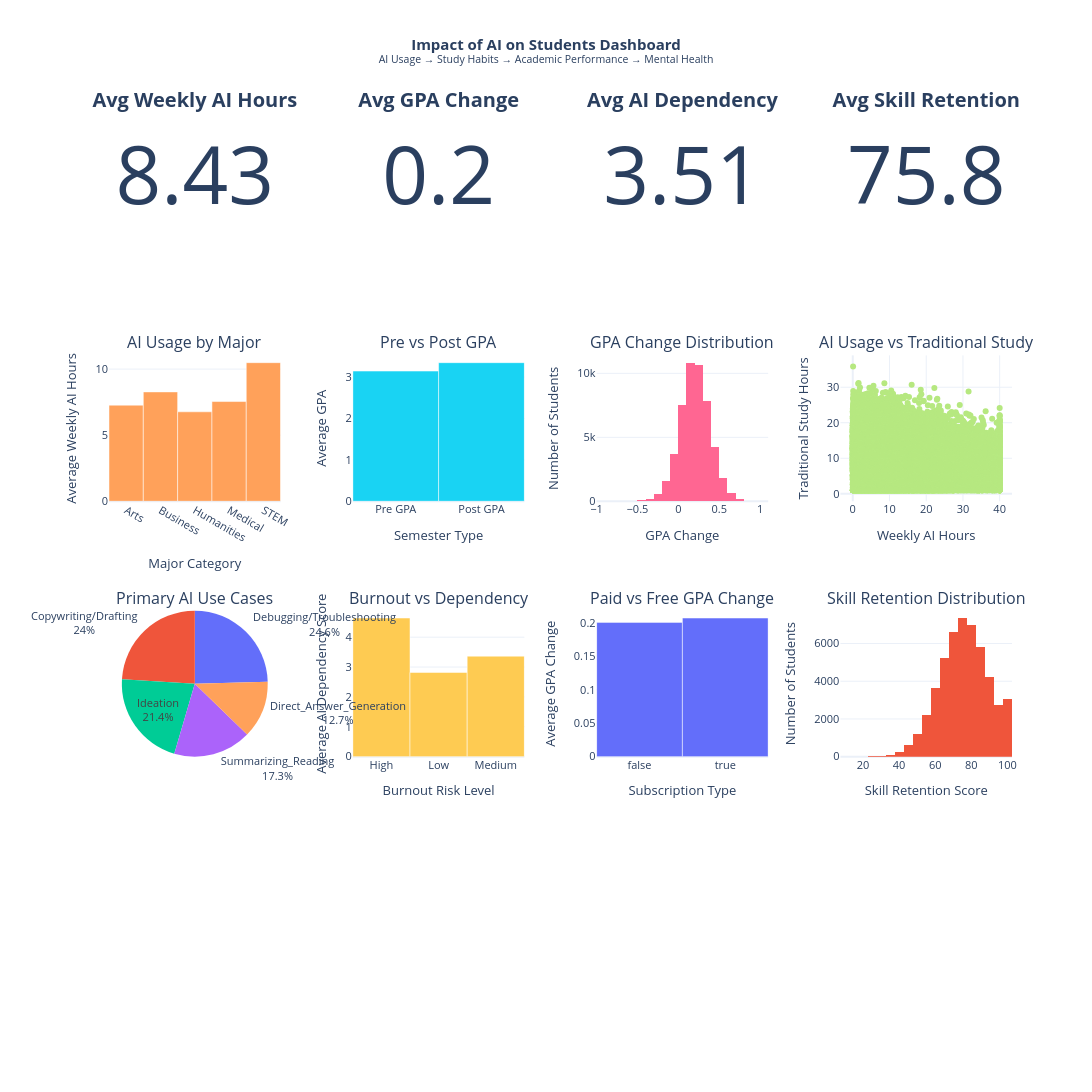

This figure's notebook cell:
### Code cell
import pandas as pd
import plotly.graph_objects as go
from plotly.subplots import make_subplots

# =========================================================
# Feature Engineering
# =========================================================

df['GPA_Change'] = (
    df['Post_Semester_GPA']
    - df['Pre_Semester_GPA']
)

df['AI_Usage_Category'] = pd.cut(
    df['Weekly_GenAI_Hours'],
    bins=[0,5,15,30,100],
    labels=['Low','Moderate','High','Extreme']
)

# =========================================================
# KPI Values
# =========================================================

avg_ai = round(df['Weekly_GenAI_Hours'].mean(),2)

avg_gpa_change = round(
    df['GPA_Change'].mean(),2
)

avg_dependency = round(
    df['Perceived_AI_Dependency'].mean(),2
)

avg_retention = round(
    df['Skill_Retention_Score'].mean(),2
)

# =========================================================
# Aggregations
# =========================================================

major_ai = df.groupby(
    'Major_Category'
)['Weekly_GenAI_Hours'].mean().reset_index()

use_case = df['Primary_Use_Case'].value_counts().reset_index()

use_case.columns = [
    'Primary_Use_Case',
    'Count'
]

paid_gpa = df.groupby(
    'Paid_Subscription'
)['GPA_Change'].mean().reset_index()

prompt_retention = df.groupby(
    'Prompt_Engineering_Skill'
)['Skill_Retention_Score'].mean().reset_index()

burnout_dependency = df.groupby(
    'Burnout_Risk_Level'
)['Perceived_AI_Dependency'].mean().reset_index()


# =========================================================
# Dashboard Layout
# =========================================================

fig = make_subplots(

rows=4,
cols=4,

subplot_titles=(

'','','','',

'AI Usage by Major',
'Pre vs Post GPA',
'GPA Change Distribution',
'AI Usage vs Traditional Study',

'Primary AI Use Cases',
'Burnout vs Dependency',
'Paid vs Free GPA Change',
'Skill Retention Distribution',
'','','','','',''

),

specs=[

[{"type":"indicator"},
 {"type":"indicator"},
 {"type":"indicator"},
 {"type":"indicator"}],

[
{"type":"bar"},
{"type":"bar"},
{"type":"histogram"},
{"type":"scatter"}
],

[
{"type":"pie"},
{"type":"bar"},
{"type":"bar"},
{"type":"histogram"}
],

[None,None,None,None]

],

vertical_spacing=0.12,
horizontal_spacing=0.08

)

# =========================================================
# KPI CARDS
# =========================================================

fig.add_trace(

go.Indicator(
mode="number",
value=avg_ai,
title={'text':
"<b>Avg Weekly AI Hours</b>"}
),

row=1,col=1

)

fig.add_trace(

go.Indicator(
mode="number",
value=avg_gpa_change,
title={'text':
"<b>Avg GPA Change</b>"}
),

row=1,col=2

)

fig.add_trace(

go.Indicator(
mode="number",
value=avg_dependency,
title={'text':
"<b>Avg AI Dependency</b>"}
),

row=1,col=3

)

fig.add_trace(

go.Indicator(
mode="number",
value=avg_retention,
title={'text':
"<b>Avg Skill Retention</b>"}
),

row=1,col=4

)

# =========================================================
# AI Usage by Major
# =========================================================

fig.add_trace(

go.Bar(
x=major_ai['Major_Category'],
y=major_ai['Weekly_GenAI_Hours'],
name='AI Usage'
),

row=2,
col=1

)

# ==============================
# GPA Comparison
# ==============================

fig.add_trace(

go.Bar(

x=['Pre GPA','Post GPA'],

y=[

df['Pre_Semester_GPA'].mean(),
df['Post_Semester_GPA'].mean()

]

),

row=2,
col=2

)


# =========================================================
# GPA Change Distribution
# =========================================================

fig.add_trace(

go.Histogram(
x=df['GPA_Change'],
nbinsx=30,
name='GPA'
),

row=2,
col=3

)

# =========================================================
# AI Hours vs Study Hours
# =========================================================

fig.add_trace(

go.Scatter(
x=df['Weekly_GenAI_Hours'],
y=df['Traditional_Study_Hours'],
mode='markers'
),

row=2,
col=4

)

# =========================================================
# Primary Use Cases
# =========================================================

fig.add_trace(

go.Pie(

labels=use_case['Primary_Use_Case'],
values=use_case['Count'],

textinfo='label+percent',
hoverinfo='label+value+percent',
showlegend=True

),

row=3,
col=1

)

# =========================================================
# Burnout vs Dependency
# =========================================================

fig.add_trace(

go.Bar(

x=burnout_dependency[
'Burnout_Risk_Level'
],

y=burnout_dependency[
'Perceived_AI_Dependency'
]

),

row=3,
col=2

)

# ==============================
# Paid vs Free GPA
# ==============================

fig.add_trace(

go.Bar(

x=paid_gpa[
'Paid_Subscription'
],

y=paid_gpa[
'GPA_Change'
]

),

row=3,
col=3

)



# =========================================================
# Skill Retention
# =========================================================

fig.add_trace(

go.Histogram(
x=df['Skill_Retention_Score'],
nbinsx=30
),

row=3,
col=4

)

# =========================================================
# Layout
# =========================================================

fig.update_layout(

height=1100,
width=2000,

title={

'text':
"<b>Impact of AI on Students Dashboard</b><br><sup>AI Usage → Study Habits → Academic Performance → Mental Health</sup>",

'x':0.5,
'xanchor':'center'

},

template='plotly_white',

showlegend=False,

font=dict(size=11)

)

# =========================================================
# AXIS TITLES
# =========================================================

# Row 2

# AI Usage by Major
fig.update_xaxes(
    title_text="Major Category",
    row=2,
    col=1
)

fig.update_yaxes(
    title_text="Average Weekly AI Hours",
    row=2,
    col=1
)

# Pre vs Post GPA
fig.update_xaxes(
    title_text="Semester Type",
    row=2,
    col=2
)

fig.update_yaxes(
    title_text="Average GPA",
    row=2,
    col=2
)

# GPA Change Distribution
fig.update_xaxes(
    title_text="GPA Change",
    row=2,
    col=3
)

fig.update_yaxes(
    title_text="Number of Students",
    row=2,
    col=3
)

# AI vs Traditional Study
fig.update_xaxes(
    title_text="Weekly AI Hours",
    row=2,
    col=4
)

fig.update_yaxes(
    title_text="Traditional Study Hours",
    row=2,
    col=4
)

# Row 3

# Burnout vs Dependency
fig.update_xaxes(
    title_text="Burnout Risk Level",
    row=3,
    col=2
)

fig.update_yaxes(
    title_text="Average AI Dependency Score",
    row=3,
    col=2
)

# Paid vs Free GPA Change
fig.update_xaxes(
    title_text="Subscription Type",
    row=3,
    col=3
)

fig.update_yaxes(
    title_text="Average GPA Change",
    row=3,
    col=3
)

# Skill Retention Distribution
fig.update_xaxes(
    title_text="Skill Retention Score",
    row=3,
    col=4
)

fig.update_yaxes(
    title_text="Number of Students",
    row=3,
    col=4
)

fig.show()

### Figure 1 — Plotly figure (JSON) as saved in the notebook; plotly's stock layout.template omitted (floating-point values rounded to 4 significant figures; data arrays with more than 128 entries replaced by an {"elided": "..."} marker saying what was removed)
{"data": [{"domain": {"x": [0, 0.19], "y": [0.84, 1]}, "mode": "number", "title": {"text": "<b>Avg Weekly AI Hours</b>"}, "type": "indicator", "value": 8.43}, {"domain": {"x": [0.27, 0.46], "y": [0.84, 1]}, "mode": "number", "title": {"text": "<b>Avg GPA Change</b>"}, "type": "indicator", "value": 0.2}, {"domain": {"x": [0.54, 0.73], "y": [0.84, 1]}, "mode": "number", "title": {"text": "<b>Avg AI Dependency</b>"}, "type": "indicator", "value": 3.51}, {"domain": {"x": [0.81, 1], "y": [0.84, 1]}, "mode": "number", "title": {"text": "<b>Avg Skill Retention</b>"}, "type": "indicator", "value": 75.8}, {"name": "AI Usage", "type": "bar", "x": ["Arts", "Business", "Humanities", "Medical", "STEM"], "xaxis": "x", "y": [7.272, 8.276, 6.77, 7.547, 10.49], "yaxis": "y"}, {"type": "bar", "x": ["Pre GPA", "Post GPA"], "xaxis": "x2", "y": [3.146, 3.349], "yaxis": "y2"}, {"name": "GPA", "nbinsx": 30, "type": "histogram", "x": {"elided": "50000 float values"}, "xaxis": "x3", "yaxis": "y3"}, {"mode": "markers", "type": "scatter", "x": {"elided": "50000 float values"}, "xaxis": "x4", "y": {"elided": "50000 float values"}, "yaxis": "y4"}, {"domain": {"x": [0, 0.19], "y": [0.28, 0.44]}, "hoverinfo": "label+value+percent", "labels": ["Debugging/Troubleshooting", "Copywriting/Drafting", "Ideation", "Summarizing_Reading", "Direct_Answer_Generation"], "showlegend": true, "textinfo": "label+percent", "type": "pie", "values": [12295, 12011, 10721, 8633, 6340]}, {"type": "bar", "x": ["High", "Low", "Medium"], "xaxis": "x5", "y": [4.642, 2.82, 3.365], "yaxis": "y5"}, {"type": "bar", "x": [false, true], "xaxis": "x6", "y": [0.2004, 0.207], "yaxis": "y6"}, {"nbinsx": 30, "type": "histogram", "x": {"elided": "50000 float values"}, "xaxis": "x7", "yaxis": "y7"}], "layout": {"annotations": [{"font": {"size": 16}, "showarrow": false, "text": "AI Usage by Major", "x": 0.095, "xanchor": "center", "xref": "paper", "y": 0.72, "yanchor": "bottom", "yref": "paper"}, {"font": {"size": 16}, "showarrow": false, "text": "Pre vs Post GPA", "x": 0.365, "xanchor": "center", "xref": "paper", "y": 0.72, "yanchor": "bottom", "yref": "paper"}, {"font": {"size": 16}, "showarrow": false, "text": "GPA Change Distribution", "x": 0.635, "xanchor": "center", "xref": "paper", "y": 0.72, "yanchor": "bottom", "yref": "paper"}, {"font": {"size": 16}, "showarrow": false, "text": "AI Usage vs Traditional Study", "x": 0.905, "xanchor": "center", "xref": "paper", "y": 0.72, "yanchor": "bottom", "yref": "paper"}, {"font": {"size": 16}, "showarrow": false, "text": "Primary AI Use Cases", "x": 0.095, "xanchor": "center", "xref": "paper", "y": 0.44, "yanchor": "bottom", "yref": "paper"}, {"font": {"size": 16}, "showarrow": false, "text": "Burnout vs Dependency", "x": 0.365, "xanchor": "center", "xref": "paper", "y": 0.44, "yanchor": "bottom", "yref": "paper"}, {"font": {"size": 16}, "showarrow": false, "text": "Paid vs Free GPA Change", "x": 0.635, "xanchor": "center", "xref": "paper", "y": 0.44, "yanchor": "bottom", "yref": "paper"}, {"font": {"size": 16}, "showarrow": false, "text": "Skill Retention Distribution", "x": 0.905, "xanchor": "center", "xref": "paper", "y": 0.44, "yanchor": "bottom", "yref": "paper"}], "dragmode": "zoom", "font": {"size": 11}, "height": 1100, "showlegend": false, "title": {"text": "<b>Impact of AI on Students Dashboard</b><br><sup>AI Usage → Study Habits → Academic Performance → Mental Health</sup>", "x": 0.5, "xanchor": "center"}, "width": 2000, "xaxis": {"anchor": "y", "autorange": true, "domain": [0, 0.19], "range": [-0.5, 4.5], "title": {"text": "Major Category"}, "type": "category"}, "xaxis2": {"anchor": "y2", "autorange": true, "domain": [0.27, 0.46], "range": [-0.5, 1.5], "title": {"text": "Semester Type"}, "type": "category"}, "xaxis3": {"anchor": "y3", "autorange": true, "domain": [0.54, 0.73], "range": [-1.0, 1.1], "title": {"text": "GPA Change"}, "type": "linear"}, "xaxis4": {"anchor": "y4", "autorange": true, "domain": [0.81, 1], "range": [-2.802, 42.8], "title": {"text": "Weekly AI Hours"}, "type": "linear"}, "xaxis5": {"anchor": "y5", "autorange": true, "domain": [0.27, 0.46], "range": [-0.5, 2.5], "title": {"text": "Burnout Risk Level"}, "type": "category"}, "xaxis6": {"anchor": "y6", "autorange": true, "domain": [0.54, 0.73], "range": [-0.5, 1.5], "title": {"text": "Subscription Type"}, "type": "category"}, "xaxis7": {"anchor": "y7", "autorange": true, "domain": [0.81, 1], "range": [7.5, 102.5], "title": {"text": "Skill Retention Score"}, "type": "linear"}, "yaxis": {"anchor": "x", "autorange": true, "domain": [0.56, 0.72], "range": [0, 11.04], "title": {"text": "Average Weekly AI Hours"}, "type": "linear"}, "yaxis2": {"anchor": "x2", "autorange": true, "domain": [0.56, 0.72], "range": [0, 3.526], "title": {"text": "Average GPA"}, "type": "linear"}, "yaxis3": {"anchor": "x3", "autorange": true, "domain": [0.56, 0.72], "range": [0, 11410.0], "title": {"text": "Number of Students"}}, "yaxis4": {"anchor": "x4", "autorange": true, "domain": [0.56, 0.72], "range": [-2.099, 38.96], "title": {"text": "Traditional Study Hours"}, "type": "linear"}, "yaxis5": {"anchor": "x5", "autorange": true, "domain": [0.28, 0.44], "range": [0, 4.886], "title": {"text": "Average AI Dependency Score"}, "type": "linear"}, "yaxis6": {"anchor": "x6", "autorange": true, "domain": [0.28, 0.44], "range": [0, 0.2179], "title": {"text": "Average GPA Change"}, "type": "linear"}, "yaxis7": {"anchor": "x7", "autorange": true, "domain": [0.28, 0.44], "range": [0, 7741.0], "title": {"text": "Number of Students"}}}}
